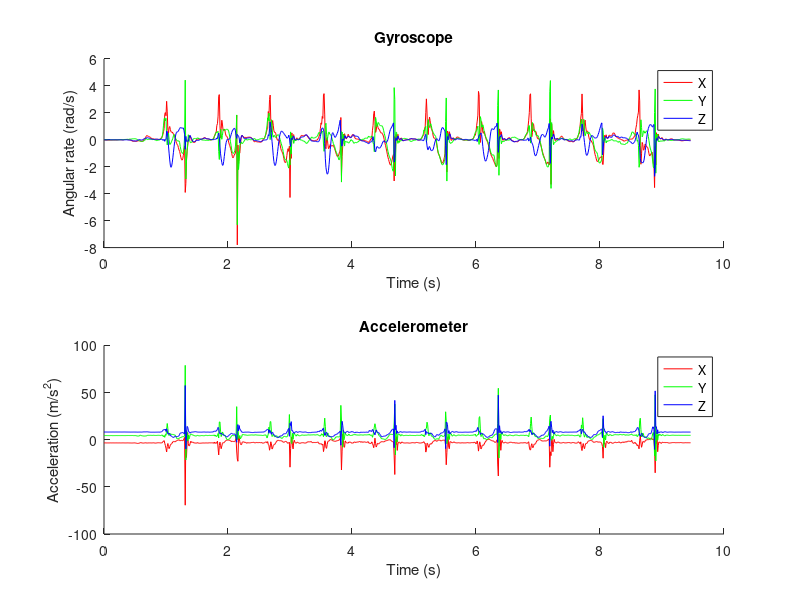

The MATLAB source for this figure: (Note: this script raises an error after producing the figure.)
%% Start of script
addpath('..\lib\Quaternions');      % include quaternion library
addpath('..\lib\Madgwick_AHRS');    % include Madgwick AHRS
close all;                          % close all figures
clear;                              % clear all variables
clc;                                % clear the command terminal

%% Import and plot sensor data
load('backward_wip.mat');
SamplePeriod = 1/100;
[time_step val] = size(Gyroscope);
time = 0:time_step - 1;
time = time.*SamplePeriod;

figure('Name', 'Sensor Data');
axis(1) = subplot(2,1,1);
hold on;
% Pelvis(1:3), Right Upper Leg(4:6), Right Lower Leg(7:9), Right Foot(10:12),
% Left Upper Leg(13:15), Left Lower Leg(16:18), Left Foot(19:21)
plot(time, Gyroscope(:,10), 'r');
plot(time, Gyroscope(:,11), 'g');
plot(time, Gyroscope(:,12), 'b');
legend('X', 'Y', 'Z');
xlabel('Time (s)');
ylabel('Angular rate (rad/s)');
title('Gyroscope');
hold off;
axis(2) = subplot(2,1,2);
hold on;
% Pelvis(1:3), Right Upper Leg(4:6), Right Lower Leg(7:9), Right Foot(10:12),
% Left Upper Leg(13:15), Left Lower Leg(16:18), Left Foot(19:21)
plot(time, Accelerometer(:,10), 'r');
plot(time, Accelerometer(:,11), 'g');
plot(time, Accelerometer(:,12), 'b');
legend('X', 'Y', 'Z');
xlabel('Time (s)');
ylabel('Acceleration (m/s^{2})');
title('Accelerometer');
hold off;
% axis(3) = subplot(3,1,3);
% hold on;
% plot(time, Magnetometer(:,1), 'r');
% plot(time, Magnetometer(:,2), 'g');
% plot(time, Magnetometer(:,3), 'b');
% legend('X', 'Y', 'Z');
% xlabel('Time (s)');
% ylabel('Flux (G)');
% title('Magnetometer');
% hold off;
linkaxes(axis, 'x');

%% Process sensor data through algorithm

AHRS = MadgwickAHRS('SamplePeriod', SamplePeriod, 'Beta', 0.1);
% AHRS = MahonyAHRS('SamplePeriod', 1/256, 'Kp', 0.5);

quaternion = zeros(length(time), 4);
for t = 1:length(time)
    AHRS.UpdateIMU(Gyroscope(t,10:12), Accelerometer(t,10:12));	% gyroscope units must be radians
    quaternion(t, :) = AHRS.Quaternion;
end

%% Plot algorithm output as Euler angles
% The first and third Euler angles in the sequence (phi and psi) become
% unreliable when the middle angles of the sequence (theta) approaches ?0
% degrees. This problem commonly referred to as Gimbal Lock.
% See: http://en.wikipedia.org/wiki/Gimbal_lock

euler = quatern2euler(quaternConj(quaternion)) * (180/pi);	% use conjugate for sensor frame relative to Earth and convert to degrees.

figure('Name', 'Euler Angles');
hold on;
plot(time, euler(:,1), 'r');
plot(time, euler(:,2), 'g');
plot(time, euler(:,3), 'b');
title('Euler angles');
xlabel('Time (s)');
ylabel('Angle (deg)');
legend('\phi', '\theta', '\psi');
hold off;

%% End of script
